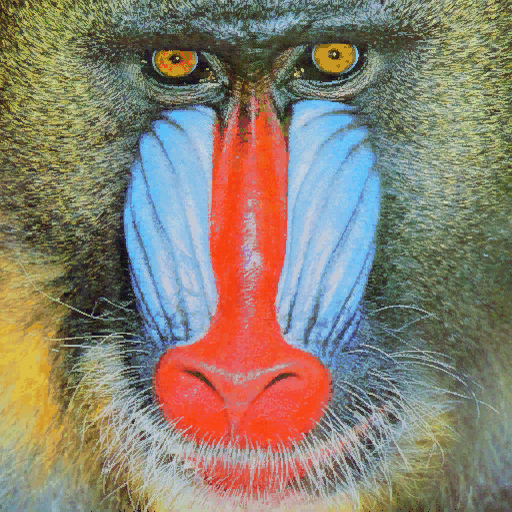
#> input picture prac2/exercises/mandril.jpg, 512 x 512 px; the run also reads 3 pictures not shown here
$ jupyter execute --allow-errors prac2.ipynb   (older library calls are emulated)
#> lines starting #> are read from the running program, lines starting #| are printed output that depends on the picture; after the words box and inside, x2 and y2 are one past the last pixel; in counts of white or black regions, pixels touching at a corner belong together
# Práctica 2 - Visión por Computador
## Marcial Galván - Alejandra Rodríguez

### Tabla de contenidos
- [Tarea 1 - Bordes en Canny](#tarea-1---bordes-en-canny)
- [Tarea 2 - Comparativa entre Canny y Sobel umbralizado](#tarea-2---comparativa-entre-canny-y-sobel-umbralizado)
- [Tarea 3 - Demostraciones con procesamiento de imagen](#tarea-3---demostraciones-con-procesamiento-de-imagen)

### Tarea 1 - Bordes en Canny

Cálculo de bordes y análisis de resultados, destacando las filas con mayor número de bordes detectados.

[cell 1]
import cv2
import numpy as np
import matplotlib.pyplot as plt

Para llevar a cabo esta tarea, primero se debe realizar el recuento de bordes detectados por fila. Para ello, se aplica Canny sobre la imagen del mandril en escala de grises y, a continuación, se cuenta el número de píxeles blancos por fila con `cv2.reduce`.

[cell 2]
def row_counts(image):
    counts = cv2.reduce(image, 1, cv2.REDUCE_SUM, dtype=cv2.CV_32SC1).reshape(-1)
    return counts / (255 * image.shape[1])

[cell 3]
img = cv2.imread('exercises/mandril.jpg')
#> img is the input picture: shape (512, 512, 3); mean B, G, R 112.9, 128.5, 137.5
gris = cv2.cvtColor(img, cv2.COLOR_BGR2GRAY)
canny = cv2.Canny(gris, 100, 200)
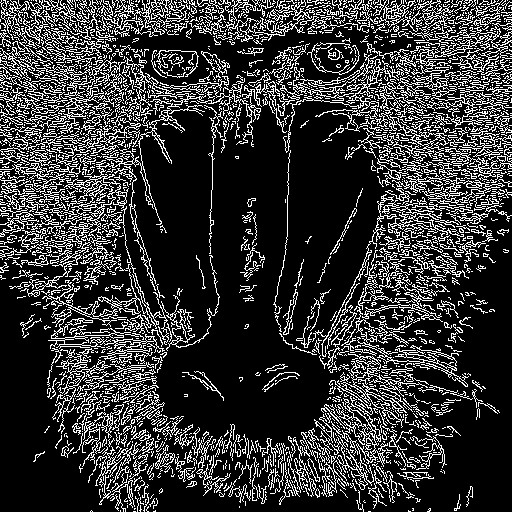
#> canny: shape (512, 512); 21.2% white in thin lines or dots

rows = row_counts(canny)
#> in row_counts, `counts = cv2.reduce(image, 1, cv2.REDUCE_SUM, dtype=cv2.CV_32SC1).resh..`: counts = 512 values, max 56100 at index 12, min 4335 at index 507, mean 27646.1
#> rows = 512 values, max 0.43 at index 12, min 0.0332 at index 507, mean 0.212

Una vez realizado el recuento de bordes por fila, se pueden computar los siguientes parámetros:
- **`max_idx`**: índice de la fila con máximo recuento de píxeles blancos
- **`max90_idx`**: índices de filas cuyo recuento de píxeles blancos iguala o supera `0.9 × recuento[max_idx]`

[cell 4]
def find_max_idx(rows):
    return np.argmax(rows)

def find_max90_idx(rows, max_idx):
    return np.where(rows >= 0.9 * rows[max_idx])[0]

Las filas identificadas por `max_idx` y `max90_idx`, con gran densidad de bordes detectados, se pueden resaltar gráficamente sobre la imagen de Canny. Por ejemplo, dibujando líneas (con transparencia) sobre ellas:

[cell 5]
def draw_threshold(image, max_idx, threshold_idx, alpha=0.8):
    overlay = image.copy()
    for idx in threshold_idx:
        cv2.line(overlay, (0, idx), (image.shape[1], idx), (255, 255, 0), 1)
    cv2.line(overlay, (0, max_idx), (image.shape[1], max_idx), (255, 0, 0), 4)

    return cv2.addWeighted(overlay, alpha, image, 1-alpha, 0)

[cell 6]
max_idx = find_max_idx(rows)
#> max_idx = 12
max90_idx = find_max90_idx(rows, max_idx)
#> max90_idx = [6, 12, 15, 20, 21, 88, 100]

canny_rgb = cv2.cvtColor(canny, cv2.COLOR_GRAY2RGB)
#> canny_rgb: shape (512, 512, 3); 21.2% white in thin lines or dots

[cell 7]
print(f"- Fila con más píxeles blancos detectados: {max_idx} ({rows[max_idx]:.2%})")
#| - Fila con más píxeles blancos detectados: 12 (42.97%)
print(f"- Filas ≥ 90% del máximo ({len(max90_idx)}): {max90_idx}")
#| - Filas ≥ 90% del máximo (7): [  6  12  15  20  21  88 100]

[cell 8]
plt.figure(figsize=(12, 6))
plt.subplot(1, 2, 1)
plt.axis("off")
plt.title("Canny")
plt.imshow(draw_threshold(canny_rgb, max_idx, max90_idx))
#> the loop in draw_threshold, `for idx in threshold_idx:` made 7 passes
#> idx on passes 1 to 7: 6, 12, 15, 20, 21, 88, 100

plt.subplot(1, 2, 2)
plt.title("Respuesta de Canny")
plt.xlabel("Filas")
plt.ylabel("% píxeles")

plt.plot(rows)
plt.plot(max_idx, rows[max_idx], 'o', markersize=5, color='red')
plt.axhline(y=0.9 * rows[max_idx], linestyle='--', color='red')
plt.xlim([0, canny.shape[0]])
plt.show()

Se aprecia que las filas con mayor textura (por ejemplo, en la parte superior de la cabeza) producen más bordes y, por tanto, más píxeles de color blanco.
<br><br>
Sin embargo, las zonas más homogéneas, como la parte inferior de la imagen, generan un menor número de bordes.

### Tarea 2 - Comparativa entre Canny y Sobel umbralizado

Aplicar umbralizado a la imagen de Sobel convertida a 8 bits, y comparar el conteo de filas y columnas (igual que el realizado en la [tarea 1](#tarea-1---bordes-en-canny)) con el obtenido sobre la imagen de Canny.

[cell 9]
import cv2
import numpy as np
import matplotlib.pyplot as plt

Para realizar esta tarea, se recuperan el conteo, la búsqueda de máximos y el marcado de líneas de la tarea anterior:

[cell 10]
def row_counts(image):
    row_counts = cv2.reduce(image, 1, cv2.REDUCE_SUM, dtype=cv2.CV_32SC1).reshape(-1)
    return row_counts / (255 * image.shape[1])

[cell 11]
def col_counts(image):
    col_counts = cv2.reduce(image, 0, cv2.REDUCE_SUM, dtype=cv2.CV_32SC1).reshape(-1)
    return col_counts / (255 * image.shape[0])

[cell 12]
def find_max_idx(rows):
    return np.argmax(rows)

def find_max90_idx(rows, max_idx):
    if rows[max_idx] == 0:
        return np.array([], dtype=int)
    return np.where(rows >= 0.9 * rows[max_idx])[0]

[cell 13]
def row_threshold(image, max_idx, threshold_idx, alpha=0.5):
    overlay = image.copy()
    for idx in threshold_idx:
        cv2.line(overlay, (0, int(idx)), (image.shape[1], int(idx)), (255, 255, 0), 1)
    cv2.line(overlay, (0, int(max_idx)), (image.shape[1], int(max_idx)), (255, 0, 0), 4)
    return cv2.addWeighted(overlay, alpha, image, 1 - alpha, 0)


def col_threshold(image, max_idx, threshold_idx, alpha=0.5):
    overlay = image.copy()
    for idx in threshold_idx:
        cv2.line(overlay, (int(idx), 0), (int(idx), image.shape[0]), (255, 255, 0), 1)
    cv2.line(overlay, (int(max_idx), 0), (int(max_idx), image.shape[0]), (255, 0, 0), 4)
    return cv2.addWeighted(overlay, alpha, image, 1 - alpha, 0)

También se vuelve a cargar la imagen del mandril, aplicándole los filtros a analizar (Canny y Sobel de 8 bits):

[cell 14]
img = cv2.imread('exercises/mandril.jpg')
gris = cv2.cvtColor(img, cv2.COLOR_BGR2GRAY)
ggris = cv2.GaussianBlur(gris, (3, 3), 0)

canny = cv2.Canny(gris, 100, 200)

sobel = cv2.add(cv2.Sobel(ggris, cv2.CV_64F, 1, 0),
                cv2.Sobel(ggris, cv2.CV_64F, 0, 1))
sobel8 = cv2.convertScaleAbs(sobel)
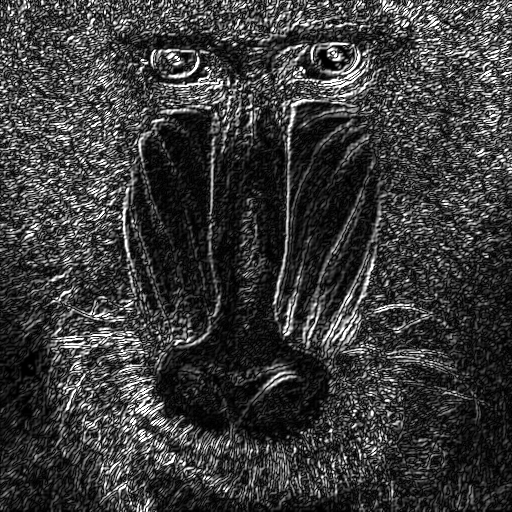
#> sobel8: shape (512, 512); min 0, max 255, mean 58.4

Para observar el impacto resultante de aplicar un umbral a una imagen de Sobel, se representa gráficamente el número de filas y columnas detectadas, por cada umbral, que cumplen con el porcentaje `0.9 × recuento[max_idx]`:

[cell 15]
def get_n_90max_idx(counts):
    return len(find_max90_idx(counts, find_max_idx(counts)))

[cell 16]
threshold_row_stats = []
threshold_col_stats = []

for threshold in range(0, 256):
    threshold_image_rows = row_counts(cv2.threshold(sobel8, threshold, 255, cv2.THRESH_BINARY)[1])
    threshold_row_stats.append(get_n_90max_idx(threshold_image_rows))
#> after the loop, threshold_row_stats = 256 values, max 511 at index 0, min 0 at index 255, mean 32.54

for threshold in range(0, 256):
    threshold_image_cols = col_counts(cv2.threshold(sobel8, threshold, 255, cv2.THRESH_BINARY)[1])
    threshold_col_stats.append(get_n_90max_idx(threshold_image_cols))
#> after the loop, threshold_col_stats = 256 values, max 512 at index 0, min 0 at index 255, mean 31.89

[cell 17]
def plot_threshold_curve(threshold_stats, title, xlabel, ylabel):
    plt.title(title)
    plt.xlabel(xlabel)
    plt.ylabel(ylabel)
    plt.plot(threshold_stats)

    plt.plot(5, threshold_stats[5], 'o', markersize=5, color='red')
    plt.annotate(f'(5, {threshold_stats[5]})', xy=(5, threshold_stats[5]), xytext=(8, threshold_stats[5] + 0.5), color='red')
    plt.plot(50, threshold_stats[50], 'o', markersize=5, color='red')
    plt.annotate(f'(50, {threshold_stats[50]})', xy=(50, threshold_stats[50]), xytext=(53, threshold_stats[50] + 5), color='red')
    plt.plot(150, threshold_stats[150], 'o', markersize=5, color='red')
    plt.annotate(f'(150, {threshold_stats[150]})', xy=(150, threshold_stats[150]), xytext=(153, threshold_stats[150] + 10), color='red')

[cell 18]
plt.figure(figsize=(12, 6))
plt.suptitle('Píxeles identificados según umbral')

plt.subplot(1, 2, 1)
plot_threshold_curve(threshold_row_stats, 'Filas', 'Umbral', 'Número de filas 90% max')

plt.subplot(1, 2, 2)
plot_threshold_curve(threshold_col_stats, 'Columnas', 'Umbral', 'Número de columnas 90% max')

plt.show()
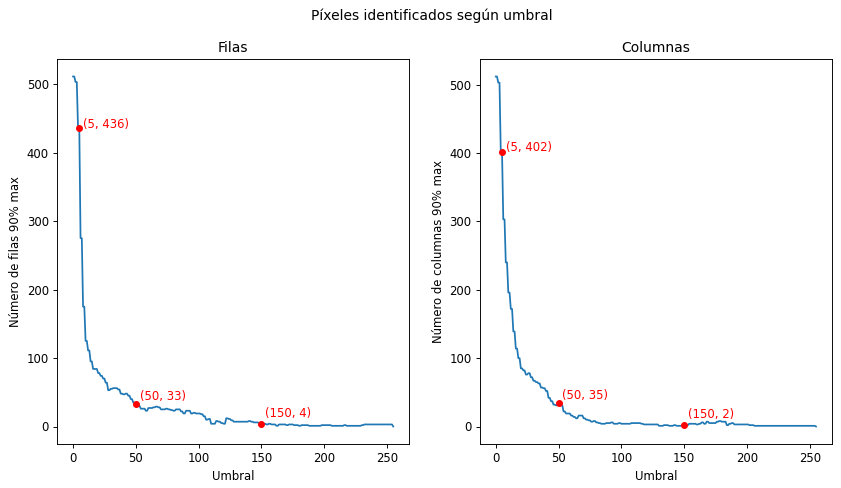
#> figure drawn by matplotlib, 2 panels; panel 1: curve peaks at x = 0, y = 511; panel 2: curve peaks at x = 0, y = 512

Con umbrales bajos, casi todos los píxeles son blancos. Esto causa que prácticamente todas las filas y columnas alcancen el 90% del máximo.
<br><br>
Al aumentar el umbral, va disminuyendo el número de píxeles considerados como blancos, y cada vez menos filas y columnas cumplen la condición `0.9 × recuento[max_idx]`.

Este cambio también se puede representar gráficamente, destacando nuevamente las filas y columnas que cumplen `0.9 × recuento[max_idx]`:

[cell 19]
def get_stats(image):
    row_count = row_counts(image)
    max_row_idx = find_max_idx(row_count)
    max90_row_idx = find_max90_idx(row_count, max_row_idx)

    col_count = col_counts(image)
    max_col_idx = find_max_idx(col_count)
    max90_col_idx = find_max90_idx(col_count, max_col_idx)

    return {'row_stats': {'counts': row_count, 'max_idx': max_row_idx, 'max90_idx': max90_row_idx},
            'col_stats': {'counts': col_count, 'max_idx': max_col_idx, 'max90_idx': max90_col_idx}}

[cell 20]
canny_rgb = cv2.cvtColor(canny, cv2.COLOR_GRAY2RGB)
canny_stats = get_stats(canny)
#> in get_stats, `row_count = row_counts(image)`: row_count has the same summary as rows outside get_stats
#> in get_stats, `max_row_idx = find_max_idx(row_count)`: max_row_idx = 12
#> in get_stats, `max90_row_idx = find_max90_idx(row_count, max_row_idx)`: max90_row_idx = [6, 12, 15, 20, 21, 88, 100]
#> in get_stats, `col_count = col_counts(image)`: col_count = 512 values, max 0.365 at index 104, min 0.0566 at index 261, mean 0.212
#> in get_stats, `max_col_idx = find_max_idx(col_count)`: max_col_idx = 104
#> in get_stats, `max90_col_idx = find_max90_idx(col_count, max_col_idx)`: max90_col_idx = 19 values from 67 to 403
#> canny_stats = 2 items

sobel5 = cv2.threshold(sobel8, 5, 255, cv2.THRESH_BINARY)[1]
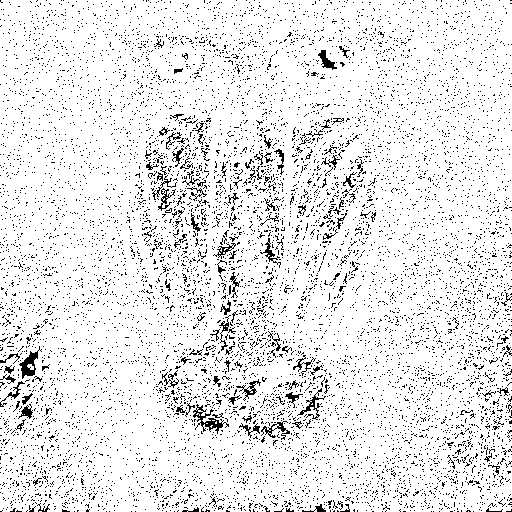
#> sobel5: shape (512, 512); 91.1% white; black in thin lines or dots
sobel5_stats = get_stats(sobel5)
#> sobel5_stats = 2 items

sobel50 = cv2.threshold(sobel8, 50, 255, cv2.THRESH_BINARY)[1]
#> sobel50: shape (512, 512); 41.2% white in thin lines or dots
sobel50_stats = get_stats(sobel50)
#> sobel50_stats = 2 items

sobel150 = cv2.threshold(sobel8, 150, 255, cv2.THRESH_BINARY)[1]
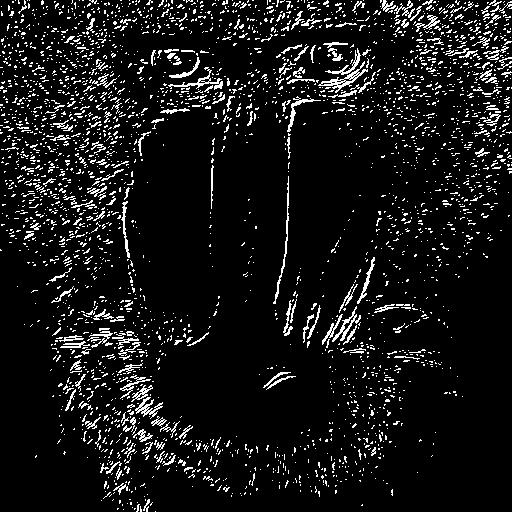
#> sobel150: shape (512, 512); 8.6% white in thin lines or dots
sobel150_stats = get_stats(sobel150)
#> sobel150_stats = 2 items

[cell 21]
def show(subplot, image, title):
    subplot.axis('off')
    subplot.imshow(image, cmap='gray')
    subplot.set_title(title)

def draw_lines(image, stats, axis):
    axis_stats = stats[f'{axis}_stats']
    if axis == 'row':
        return row_threshold(image, axis_stats['max_idx'], axis_stats['max90_idx'])
    return col_threshold(image, axis_stats['max_idx'], axis_stats['max90_idx'])

[cell 22]
def plot_thresholds_in_image(subplots, image, image_stats, col_title):
    image_rgb = cv2.cvtColor(image, cv2.COLOR_GRAY2RGB)
    show(subplots[0], image_rgb, col_title)
    show(subplots[1], draw_lines(image_rgb, image_stats, 'row'), f"{col_title} - Filas")
    show(subplots[2], draw_lines(image_rgb, image_stats, 'col'), f"{col_title} - Columnas")

[cell 23]
fig, subplots = plt.subplots(3, 4, figsize=(12, 9))

plot_thresholds_in_image(subplots[:, 0], canny, canny_stats, "Canny")
#> in draw_lines, `axis_stats = stats[f'{axis}_stats']`: axis_stats = 3 items
#> the loop in row_threshold, `for idx in threshold_idx:` made 7 passes
#> the loop in col_threshold, `for idx in threshold_idx:` made 19 passes
#> idx on passes 1 to 8: 67, 86, 92, 96, 99, 100, 103, 104
plot_thresholds_in_image(subplots[:, 1], sobel5, sobel5_stats, "Sobel 5")
#> call 2 of row_threshold, with max_idx = 5, threshold_idx = array of shape (436,), alpha = 0.5
#> in row_threshold (call 2), `return cv2.addWeighted(overlay, alpha, image, 1 - alpha, 0)`:
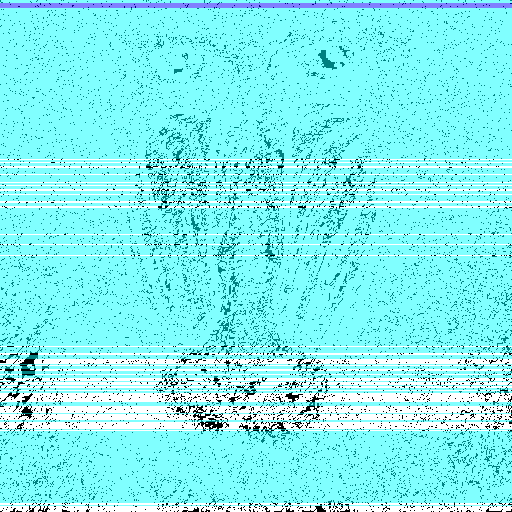
#> returned value: shape (512, 512, 3); mean of channels 0, 1, 2 240.9, 239.7, 132.7; drawn as B, G, R
#> call 2 of col_threshold, with max_idx = 128, threshold_idx = array of shape (402,), alpha = 0.5
#> the loop in col_threshold (call 2), `for idx in threshold_idx:` made 402 passes
#> idx on passes 26 to 28: 27, 28, 30
#> in col_threshold (call 2), `return cv2.addWeighted(overlay, alpha, image, 1 - alpha, 0)`:
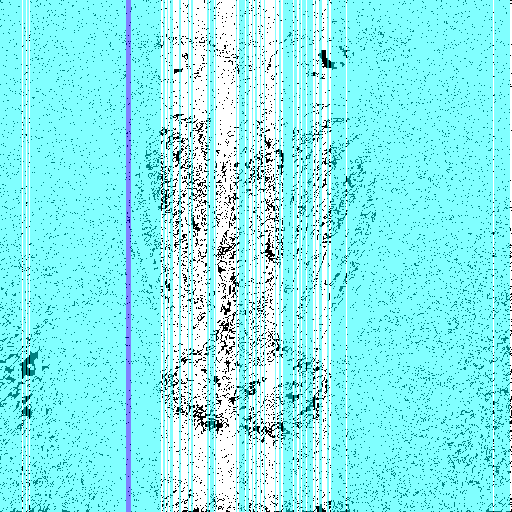
#> returned value: shape (512, 512, 3); mean of channels 0, 1, 2 239.7, 238.4, 139.9; drawn as B, G, R
plot_thresholds_in_image(subplots[:, 2], sobel50, sobel50_stats, "Sobel 50")
#> call 3 of row_threshold, with max_idx = 3, threshold_idx = array of shape (33,), alpha = 0.5
#> the loop in row_threshold (call 3), `for idx in threshold_idx:` made 33 passes
#> idx on passes 10 to 17: 11, 12, 15, 18, 19, 20, 23, 24
#> in row_threshold (call 3), `return cv2.addWeighted(overlay, alpha, image, 1 - alpha, 0)`:
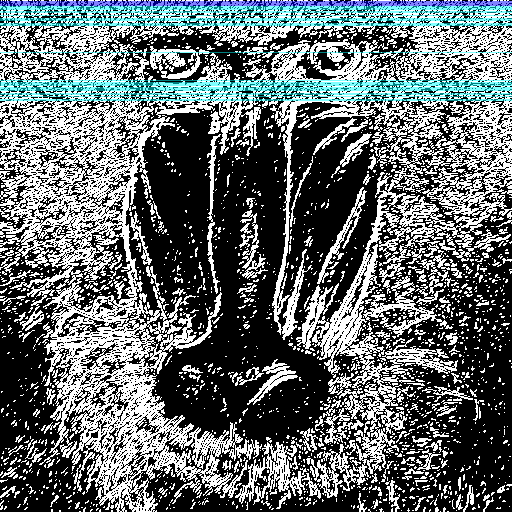
#> returned value: shape (512, 512, 3); mean of channels 0, 1, 2 107.8, 106.6, 99.6; drawn as B, G, R
#> call 3 of col_threshold, with max_idx = 127, threshold_idx = array of shape (35,), alpha = 0.5
#> the loop in col_threshold (call 3), `for idx in threshold_idx:` made 35 passes
#> idx on passes 1 to 8: 67, 74, 75, 76, 79, 83, 89, 90
#> after the loop in col_threshold (call 3), `for idx in threshold_idx:`:
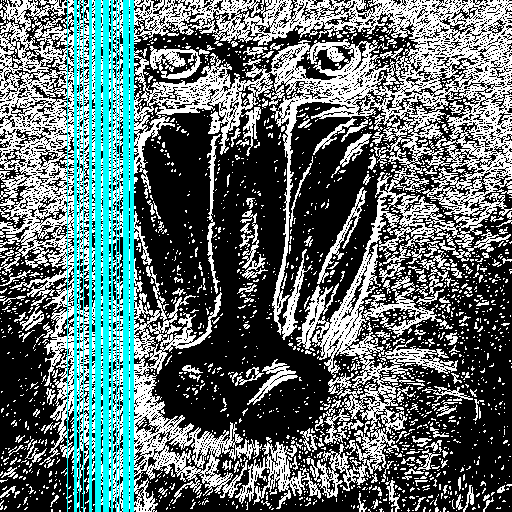
#> overlay: shape (512, 512, 3); mean B, G, R 111.6, 111.6, 94.2
#> in col_threshold (call 3), `cv2.line(overlay, (int(max_idx), 0), (int(max_idx), image.shape[0]), (..`:
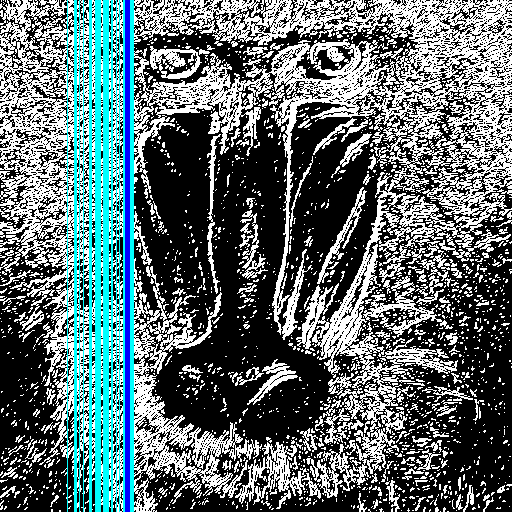
#> overlay: shape (512, 512, 3); 0.98% of pixels changed, all inside (x1, y1, x2, y2) = (125, 0, 130, 512)
plot_thresholds_in_image(subplots[:, 3], sobel150, sobel150_stats, "Sobel 150")
#> (the rest of the program and of its run is left out)
